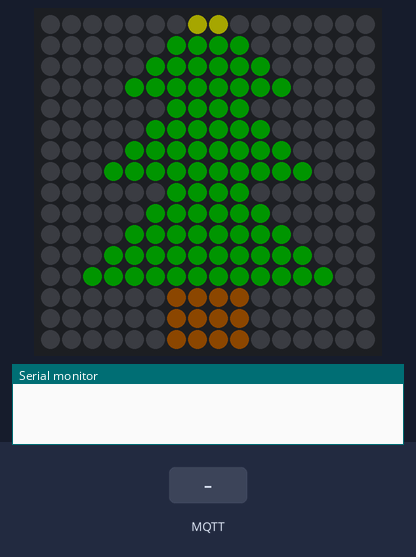
This sketch was run on a simulated ESP8266 (NodeMCU). Shown: 16×16 RGB LED matrix (first LED top left, wired row by row), the last lines printed to the serial monitor. Inputs (shaded band) come from the test bench. Dim RGB values are drawn brighter than linear; WiFi joins after 1.5 s; servers stay silent unless stated; no MQTT or app messages arrive unless stated.

Above: at 0.1 s.
At 3.1 s:
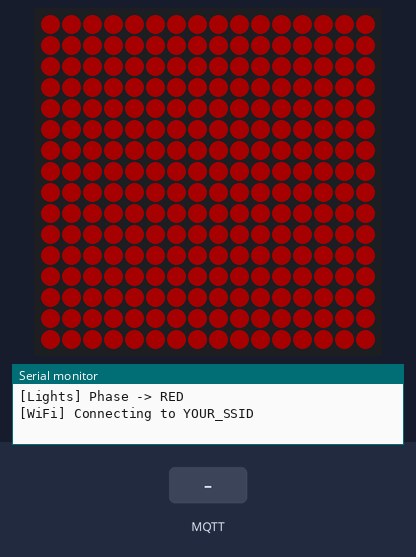
At 13.6 s:
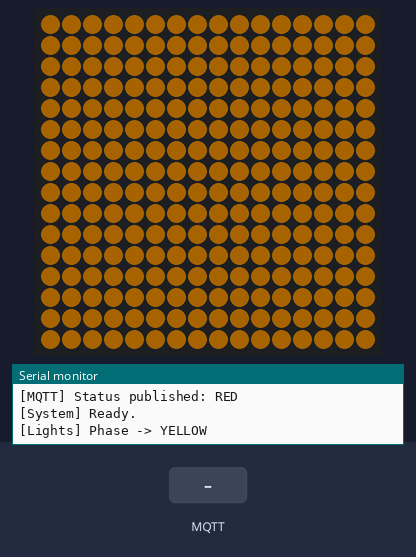
13.7 s: MQTT message "1" arrives on the first subscribed topic
15.2 s: MQTT message "on" arrives on the first subscribed topic
16.7 s: MQTT message "off" arrives on the first subscribed topic
Timing chart, 0 to 19.7 s (numbered marks = the images above; inputs shaded):
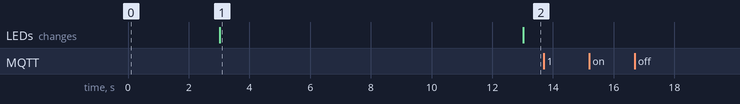

The sketch:

hardware.ino
```cpp
#include <FastLED.h>
#include "shapes.h"
#include "lightsControl.h"
#include "mqttClient.h"

#define LED_PIN    6
#define BRIGHTNESS 40

// Single source of truth for the LED array – shared via extern in shapes.h
CRGB leds[NUM_LEDS];

void setup() {
  Serial.begin(9600);

  FastLED.addLeds<WS2812B, LED_PIN, GRB>(leds, NUM_LEDS);
  FastLED.setBrightness(BRIGHTNESS);

  drawChristmasTree();   // welcome animation
  delay(3000);

  lightsSetup();         // paint first traffic phase
  mqttSetup();           // connect WiFi + broker

  Serial.println("[System] Ready.");
}

void loop() {
  mqttLoop();            // keep MQTT alive, dispatch incoming commands
  lightsUpdate();        // auto-advance phase when in AUTO_MODE
}
```

lightsControl.cpp
```cpp
#include "lightsControl.h"
#include "shapes.h"
#include <string.h>

// ── Phase table ───────────────────────────────────────────────────────────────
TrafficPhase phases[] = {
  { CRGB::Red,         "RED",    10000 },
  { CRGB(255, 150, 0), "YELLOW",  3000 },
  { CRGB::Green,       "GREEN",  10000 },
};

const int NUM_PHASES  = sizeof(phases) / sizeof(phases[0]);
int       currentPhase = 0;
LightMode lightMode    = AUTO_MODE;

static unsigned long phaseStart = 0;

// ── Internal helper ───────────────────────────────────────────────────────────
static void applyCurrentPhase() {
  matrixFill(phases[currentPhase].color);
  Serial.print("[Lights] Phase -> ");
  Serial.println(phases[currentPhase].name);
}

// ── Public API ────────────────────────────────────────────────────────────────
void lightsSetup() {
  phaseStart = millis();
  applyCurrentPhase();
}

void lightsUpdate() {
  if (lightMode == MANUAL_MODE) return;

  unsigned long now = millis();
  if (now - phaseStart >= phases[currentPhase].duration) {
    currentPhase = (currentPhase + 1) % NUM_PHASES;
    phaseStart   = now;
    applyCurrentPhase();
  }
}

void setMode(LightMode mode) {
  lightMode = mode;
  if (mode == AUTO_MODE) {
    phaseStart = millis();
    Serial.println("[Lights] Mode -> AUTO");
  } else {
    Serial.println("[Lights] Mode -> MANUAL");
  }
}

void setPhase(int index) {
  if (index < 0 || index >= NUM_PHASES) return;
  currentPhase = index;
  phaseStart   = millis();
  applyCurrentPhase();
}

void setPhaseByName(const char* name) {
  for (int i = 0; i < NUM_PHASES; i++) {
    if (strcasecmp(phases[i].name, name) == 0) {
      setPhase(i);
      return;
    }
  }
  Serial.print("[Lights] Unknown phase name: ");
  Serial.println(name);
}

int         getCurrentPhase()     { return currentPhase; }
const char* getCurrentPhaseName() { return phases[currentPhase].name; }
```

lightsControl.h
```cpp
#pragma once
#include <FastLED.h>

// ── Modes ─────────────────────────────────────────────────────────────────────
enum LightMode {
  AUTO_MODE,    // cycles through phases automatically
  MANUAL_MODE,  // stays on the phase set via MQTT
};

// ── Phase descriptor ──────────────────────────────────────────────────────────
struct TrafficPhase {
  CRGB          color;
  const char*   name;
  unsigned long duration;   // ms
};

// Exposed so mqttClient can read current state
extern TrafficPhase phases[];
extern const int    NUM_PHASES;
extern int          currentPhase;
extern LightMode    lightMode;

// ── API ───────────────────────────────────────────────────────────────────────

// Call once in setup() – paints the first phase
void lightsSetup();

// Call every loop() – advances phase when in AUTO_MODE
void lightsUpdate();

// Switch between AUTO / MANUAL
void setMode(LightMode mode);

// Activate a phase by index (0=RED, 1=YELLOW, 2=GREEN)
void setPhase(int index);

// Activate a phase by name: "RED", "YELLOW", "GREEN" (case-insensitive)
void setPhaseByName(const char* name);

// Getters
int         getCurrentPhase();
const char* getCurrentPhaseName();
```

mqttClient.cpp
```cpp
#include "mqttClient.h"
#include "lightsControl.h"

#include <PubSubClient.h>

#ifdef ESP32
  #include <WiFi.h>
#elif defined(ESP8266)
  #include <ESP8266WiFi.h>
#else
  #error "This module requires an ESP32 or ESP8266 board."
#endif

static WiFiClient   wifiClient;
static PubSubClient mqtt(wifiClient);

// ── Message callback ──────────────────────────────────────────────────────────
static void onMessage(char* topic, byte* payload, unsigned int len) {
  // Null-terminate the payload
  char msg[len + 1];
  memcpy(msg, payload, len);
  msg[len] = '\0';

  Serial.print("[MQTT] ");
  Serial.print(topic);
  Serial.print(" -> ");
  Serial.println(msg);

  if (strcmp(topic, TOPIC_COMMAND) == 0) {
    if (strcasecmp(msg, "AUTO") == 0) {
      setMode(AUTO_MODE);
    } else {
      setMode(MANUAL_MODE);
      setPhaseByName(msg);
    }
    mqttPublishStatus(getCurrentPhaseName());
  }
}

// ── WiFi ──────────────────────────────────────────────────────────────────────
static void connectWiFi() {
  if (WiFi.status() == WL_CONNECTED) return;

  Serial.print("[WiFi] Connecting to ");
  Serial.print(WIFI_SSID);
  WiFi.begin(WIFI_SSID, WIFI_PASSWORD);

  while (WiFi.status() != WL_CONNECTED) {
    delay(500);
    Serial.print('.');
  }
  Serial.print("\n[WiFi] IP: ");
  Serial.println(WiFi.localIP());
}

// ── MQTT ──────────────────────────────────────────────────────────────────────
static void connectMQTT() {
  while (!mqtt.connected()) {
    Serial.print("[MQTT] Connecting...");
    if (mqtt.connect(MQTT_CLIENT)) {
      Serial.println(" OK");
      mqtt.subscribe(TOPIC_COMMAND);
      Serial.print("[MQTT] Subscribed: ");
      Serial.println(TOPIC_COMMAND);
      mqttPublishStatus(getCurrentPhaseName());
    } else {
      Serial.print(" failed rc=");
      Serial.print(mqtt.state());
      Serial.println(" – retry in 5 s");
      delay(5000);
    }
  }
}

// ── Public API ────────────────────────────────────────────────────────────────
void mqttSetup() {
  connectWiFi();
  mqtt.setServer(MQTT_BROKER, MQTT_PORT);
  mqtt.setCallback(onMessage);
  connectMQTT();
}

void mqttLoop() {
  if (!mqtt.connected()) {
    connectWiFi();
    connectMQTT();
  }
  mqtt.loop();
}

void mqttPublishStatus(const char* status) {
  mqtt.publish(TOPIC_STATUS, status);
  Serial.print("[MQTT] Status published: ");
  Serial.println(status);
}
```

mqttClient.h
```cpp
#pragma once

// ── WiFi credentials ──────────────────────────────────────────────────────────
#define WIFI_SSID     "YOUR_SSID"
#define WIFI_PASSWORD "YOUR_PASSWORD"

// ── Broker ────────────────────────────────────────────────────────────────────
#define MQTT_BROKER   "192.168.1.100"
#define MQTT_PORT     1883
#define MQTT_CLIENT   "smartTrafficLight"

// ── Topics ────────────────────────────────────────────────────────────────────
// Subscribe – accepted payloads: RED | YELLOW | GREEN | AUTO
#define TOPIC_COMMAND  "traffic/command"

// Publish  – current phase name or "AUTO"
#define TOPIC_STATUS   "traffic/status"

// ── API ───────────────────────────────────────────────────────────────────────

// Connect to WiFi and MQTT broker, subscribe to TOPIC_COMMAND.
// Call once in setup().
void mqttSetup();

// Keep the MQTT connection alive and process incoming messages.
// Call every loop().
void mqttLoop();

// Publish the current phase name to TOPIC_STATUS.
void mqttPublishStatus(const char* status);
```

shapes.cpp
```cpp
#include "shapes.h"

// ── Serpentine mapping ────────────────────────────────────────────────────────
int xy(int x, int y) {
  if (x < 0 || x >= MATRIX_W || y < 0 || y >= MATRIX_H) return -1;
  return (y % 2 == 0) ? y * MATRIX_W + x
                       : y * MATRIX_W + (MATRIX_W - 1 - x);
}

// ── Matrix helpers ────────────────────────────────────────────────────────────
void matrixFill(CRGB color) {
  fill_solid(leds, NUM_LEDS, color);
  FastLED.show();
}

void matrixClear() {
  matrixFill(CRGB::Black);
}

// ── Bitmaps (bit 15 = column 0) ───────────────────────────────────────────────
static const uint16_t treeStar[MATRIX_H] = {
  0x0180,                                     // ★ star (row 0)
  0x0000, 0x0000, 0x0000, 0x0000, 0x0000,
  0x0000, 0x0000, 0x0000, 0x0000, 0x0000,
  0x0000, 0x0000, 0x0000, 0x0000, 0x0000,
};

static const uint16_t treeGreen[MATRIX_H] = {
  0x0000,            // row 0  (star row – empty here)
  0x03C0,            // tier 1 – narrow
  0x07E0,
  0x0FF0,
  0x03C0,            // tier 2
  0x07E0,
  0x0FF0,
  0x1FF8,
  0x03C0,            // tier 3
  0x07E0,
  0x0FF0,
  0x1FF8,
  0x3FFC,            // widest base
  0x0000, 0x0000, 0x0000,
};

static const uint16_t treeTrunk[MATRIX_H] = {
  0x0000, 0x0000, 0x0000, 0x0000, 0x0000, 0x0000,
  0x0000, 0x0000, 0x0000, 0x0000, 0x0000, 0x0000,
  0x0000,
  0x03C0,            // trunk (rows 13-15)
  0x03C0,
  0x03C0,
};

// ── Drawing functions ─────────────────────────────────────────────────────────
void drawBitmap(const uint16_t* bitmap, CRGB color) {
  for (int y = 0; y < MATRIX_H; y++) {
    for (int x = 0; x < MATRIX_W; x++) {
      if (bitmap[y] & (1 << (15 - x))) {
        int idx = xy(x, y);
        if (idx >= 0) leds[idx] = color;
      }
    }
  }
}

void drawChristmasTree() {
  matrixClear();
  drawBitmap(treeGreen, CRGB::Green);
  drawBitmap(treeTrunk, CRGB(80, 40, 0));   // brown
  drawBitmap(treeStar,  CRGB::Yellow);
  FastLED.show();
}
```

shapes.h
```cpp
#pragma once
#include <FastLED.h>

#define NUM_LEDS  256
#define MATRIX_W  16
#define MATRIX_H  16

// Defined in hardware.ino
extern CRGB leds[NUM_LEDS];

// Maps (x, y) to the serpentine LED index
int  xy(int x, int y);

// Fill the whole matrix with a solid color and push to LEDs
void matrixFill(CRGB color);

// Turn off all LEDs
void matrixClear();

// Draw a 16-row bitmask onto the matrix using the given color
void drawBitmap(const uint16_t* bitmap, CRGB color);

// Draw the Christmas tree (star + green + trunk)
void drawChristmasTree();
```

Measured:
- what the display in image 1 shows lasts 10.0 s, from 3.0 s to 13.0 s
